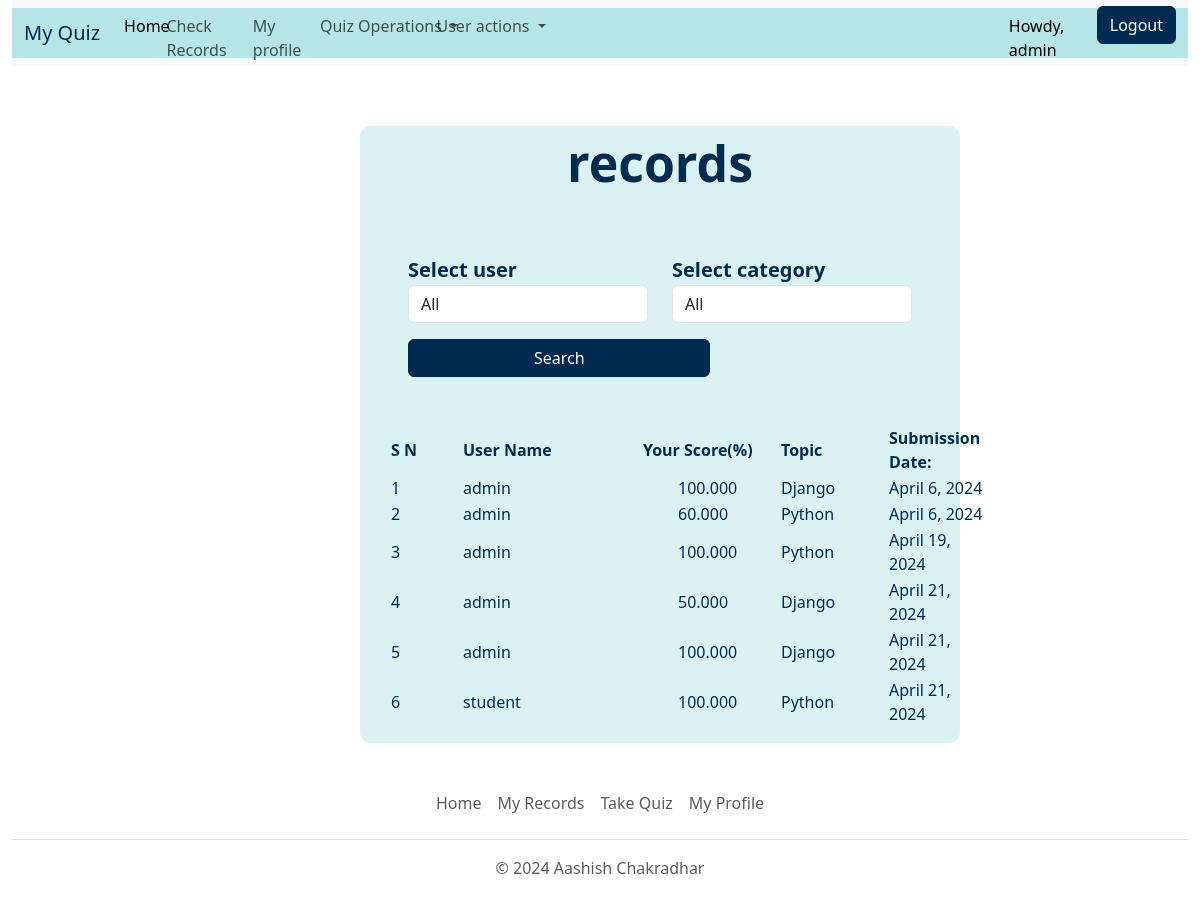
The app's page /view-record (signed in), older data.
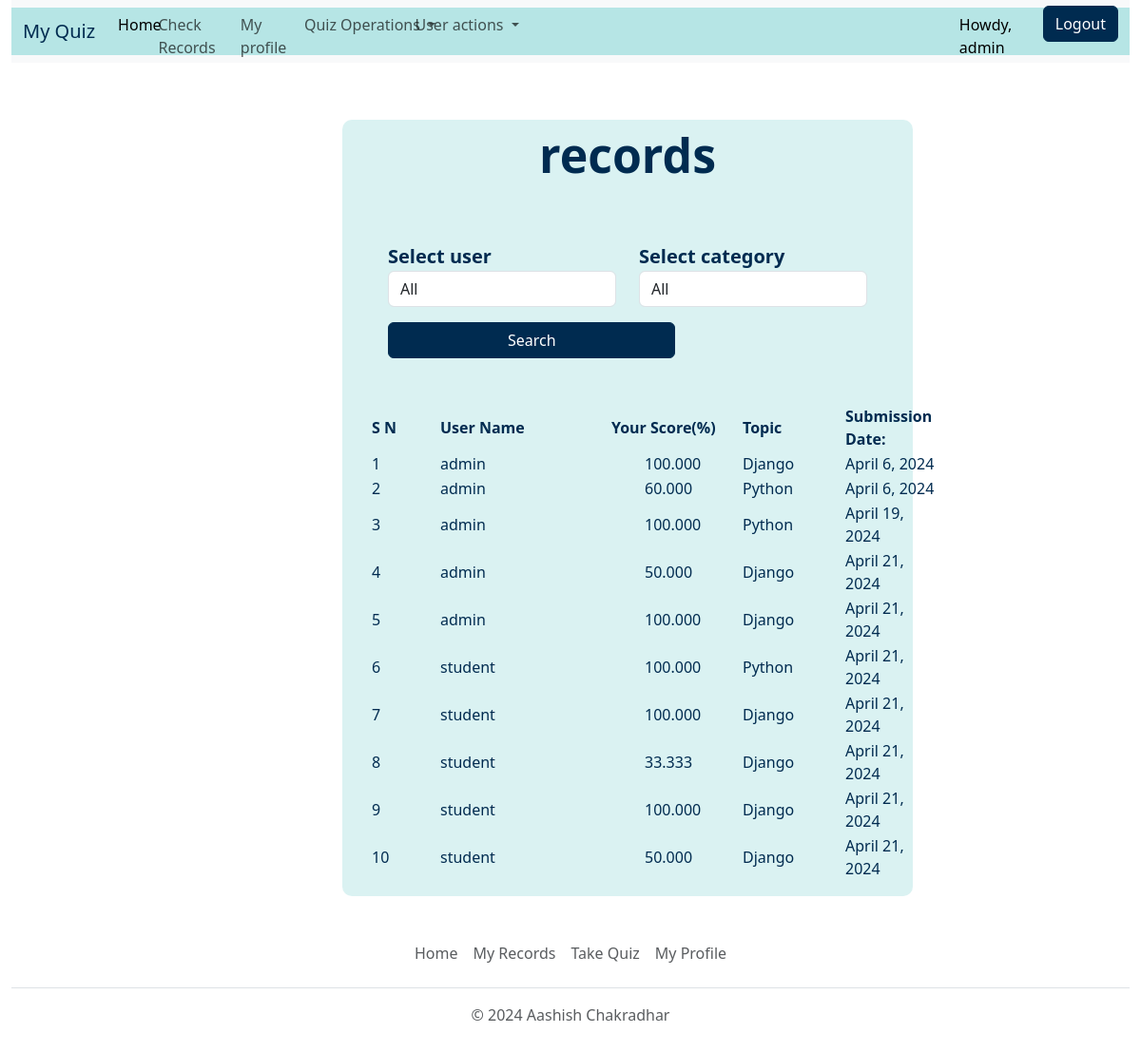
The same page, newer data.
### quiz/models.py (models this page shows)
class BaseModel(models.Model):
    uid=models.UUIDField(primary_key=True,default=uuid.uuid4,editable=False)
    created_at=models.DateField(auto_now_add=True)
    updated_at=models.DateField(auto_now=True)
    class Meta:
        abstract=True

class Records(BaseModel):
    category=models.ForeignKey(Category,related_name='category_records',on_delete=models.CASCADE)
    user= models.ForeignKey(User, on_delete=models.CASCADE)
    score=models.DecimalField(default=0, max_digits=6, decimal_places=3, validators=[MinValueValidator(0), MaxValueValidator(100.000)])

class Category(BaseModel):
    category_name = models.CharField(max_length=15, default='Uncatogarized')
    user= models.ForeignKey(User, on_delete=models.CASCADE)
    def __str__(self):
        return self.category_name

### quiz/views.py (the view)
# urls.py: path('view-record',views.view_record,name='view_record'),
def view_record(request):
    if request.user.is_anonymous:
        return redirect("/login")
    else:
        try:
            if request.user.is_staff:
                if request.method=="POST":
                    user= request.POST.get('user')
                    category_form= request.POST.get('category')
                    time= request.POST.get('time')
                    if (user == 'all' and category_form == 'all'):
                        all_records=Records.objects.all()
                    elif(user == 'all' and category_form != 'all'):
                        all_records = Records.objects.filter(category = category_form)
                    elif(user != 'all' and category_form == 'all'):
                        all_records = Records.objects.filter(user=user)
                    else:
                        all_records = Records.objects.filter(user=user, category = category_form)
                    context = {
                        'records':all_records,
                        'users':User.objects.all(),
                        'categories': Category.objects.all(),
                    }
                else:
                    context = {
                        'records':Records.objects.all(),
                        'users':User.objects.all(),
                        'categories': Category.objects.all(),
                    }
            else:
                current_user = request.user
                filter_records=Records.objects.filter(user = current_user)
                context = {'records': filter_records}
            return render(request, 'record_view.html', context)
        except Exception as e:
            messages.error(request,str(e))
            return render(request,"index.html")

### templates/record_view.html (shortened to what this page needs)
{% extends "base.html" %}
{% block body %}
<div class="profile">
    <div class="heading">
        records
    </div>
    {% if request.user.is_staff  %}
        <div class="details container p-5">
            <form method="POST" action="/view-record">
                <div class="row">
                    <div class="col-md-6">
                        <label for="user">Select user</label>
                        <select name="user" id="user" class="form-control">
                            <option value="all">All</option>
                        </select>
                    </div>
                    <div class="col-md-6">
                        <label for="category">Select category</label>
                        <select name="category" id="category" class="form-control">
                            <option value="all">All</option>
                        </select>
                    </div>
                </div>
                <button type="submit" class="basic_button btn btn-primary">Search</button>
            </form>
        </div>
    {% endif %}
    <div class="grids">
        {%if records%}
            <table>
                <thead>
                    <tr>
                        <th style="width:12%">
                            S N
                        </th>
                        <th style="width:30%">
                            User Name
                        </th>
                        <th style="width:23%">
                            Your Score(%)
                        </th>
                        <th style="width:18%">
                            Topic
                        </th>
                        <th style="width:17%">
                            Submission Date:
                        </th>
                    </tr>
                </thead>
                <tbody>
                    {% for record in records %}
                        <tr>
                            <td>
                                {{ forloop.counter }}
                            </td>
                            <td>
                                {{record.user}}
                            </td>
                            <td style="padding-left:6%;">
                                {{record.score}}
                            </td>
                            <td>
                                {{record.category}}
                            </td>
                            <td>
                                {{record.created_at}}
                            </td>
                        </tr>
                    {% endfor %}
                </tbody>
            </table>
        {%else%}
        <h3 style="margin-left: 250px;">Records Not Found</h3>
        {%endif%}
    </div>
</div>
{% endblock body %}

### templates/base.html (shortened to what this page needs)
<!DOCTYPE html>
{%load static%}
<html lang="en">
  <head>
    <link href="https://cdn.jsdelivr.net/npm/bootstrap@5.3.2/dist/css/bootstrap.min.css" rel="stylesheet">
    <link rel="stylesheet" type='text/css' href="{% static './css/bootstrap.css' %}" />
    <link rel="stylesheet" type='text/css' href="{% static 'profile.css' %}" />
  </head>
  <body>
    {% if user.is_authenticated %}
      <div>
        <div  style="max-width: 98%; margin-left:1%; ">
          <nav class="navbar navbar-expand-lg bg-body-tertiary">
            <div class="container-fluid" style="background-color : #b6e5e5;">
              <div >
                <a class="navbar-brand" href="/" style="color: #002b50">My Quiz</a>
              </div>
              <div class="collapse navbar-collapse" id="navbarSupportedContent" style="height:50px; max-width:100%;">
                  <ul class="navbar-nav me-auto mb-2 mb-lg-0" style="min-width:100%; padding-top: 1%; color: #002b50">
                    <li class="nav-item" style="width: 4%">
                      <a class="nav-link active" aria-current="page" href="{% url 'quiz:index' %}" >Home</a>
                    </li>
                    <li class="nav-item" style="width: 9%">
                      <a class="nav-link" href="{% url 'quiz:view_record' %}" >Check Records</a>
                    </li>
                    <li class="nav-item" style="width: 7%">
                      <a class="nav-link" href="{% url 'quiz:about_us' %}">My profile</a>
                    </li>
                    {% if request.user.is_staff %}
                      <li class="nav-item dropdown" style="width: 11%">
                        <a class="nav-link dropdown-toggle"  href="#" role="button" data-bs-toggle="dropdown" aria-expanded="false">
                          Quiz Operations
                        </a>
                      </li>
                    {% endif %}
                    {% if request.user.is_superuser%}
                      <li class="nav-item dropdown" style="width: 9%">
                        <a class="nav-link dropdown-toggle"  href="#" role="button" data-bs-toggle="dropdown" aria-expanded="false">
                          User actions
                        </a>
                      </li>
                      <li class="nav-item" style="width: 10%; margin-left: 45%;">
                        <a class="nav-link active" aria-current="page" href="/about" >Howdy, {{user.username}}</a>
                      </li>
                      <li>
                        <a type="submit" class="log_button btn btn-primary" href="/logout">Logout</a>
                      </li>
                    {% endif %}
                  </ul>
              </div>
            </div>
          </nav>
        </div>
      </div>
    {% endif %}
    {% block body %}{% endblock %}
    {% if user.is_authenticated %}
      <div class="container" style = "max-width: 100%;">
        <footer class="py-3 my-4">
          <ul class="nav justify-content-center border-bottom pb-3 mb-3">
            <li class="nav-item"><a href="/" class="nav-link px-2 text-muted">Home</a></li>
            <li class="nav-item"><a href="view-record" class="nav-link px-2 text-muted">My Records</a></li>
            <li class="nav-item"><a href="/get-category" class="nav-link px-2 text-muted">Take Quiz</a></li>
            <li class="nav-item"><a href="about" class="nav-link px-2 text-muted">My Profile</a></li>
          </ul>
          <p class="text-center text-muted">&copy; 2024 Aashish Chakradhar</p>
        </footer>
      </div>
    {% endif %}
  </body>
</html>

### static/profile.css (style rules this page uses)
.profile { background-color: rgba(182, 229, 229, 0.5); color: #002b50; width: 50%; height: 100%; margin-left: 30%; margin-top: 5%; padding-bottom: 1rem; border-radius: 10px; }
.heading { text-align: center; font-weight: bolder; font-size: 50px; padding-bottom: 1%; }
.details { font-size: 20px; padding-left: 10%; font-weight: bold; }
.basic_button { background-color: #002b50; border-color: #002b50; color: #ffffff; width: 60%; margin-top: 1rem; }
.log_button { background-color: #002b50; border-color: #002b50; color: #ffffff; width: 100%; margin-bottom: 1rem; }
.grids { width:100%; text-align: left; margin-left:5%; }

Row changes from the older to the newer data that the page shows:
added Records: user "student", score "100.000", category "Django", created_at "April 21, 2024"
added Records: user "student", score "33.333", category "Django", created_at "April 21, 2024"
added Records: user "student", score "100.000", category "Django", created_at "April 21, 2024"
added Records: user "student", score "50.000", category "Django", created_at "April 21, 2024"
